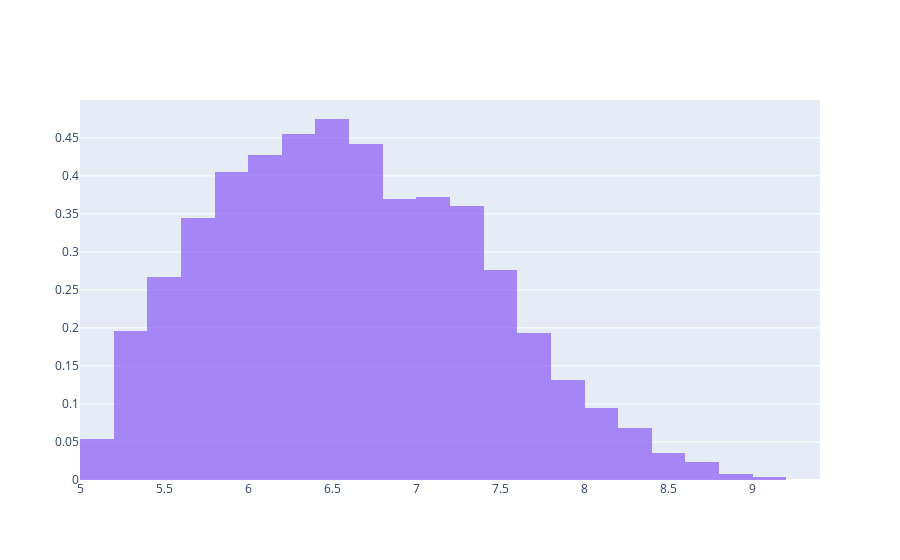

This figure's notebook cell:
### Markdown cell above
Agregar histograma normalizado

### Code cell
fig1.add_trace(go.Histogram(
    x=df['score'],
    nbinsx=30,  # 30 barras
    name='Frecuencia',
    marker_color='#8b5cf6',
    opacity=0.7,
    histnorm='probability density'  # Normalizar para densidad de probabilidad
))

### Figure 1 — Plotly figure (JSON) as saved in the notebook; plotly's stock layout.template omitted (floating-point values rounded to 4 significant figures; data arrays with more than 128 entries replaced by an {"elided": "..."} marker saying what was removed)
{"data": [{"histnorm": "probability density", "marker": {"color": "#8b5cf6"}, "name": "Frecuencia", "nbinsx": 30, "opacity": 0.7, "type": "histogram", "x": {"elided": "14997 float values"}}], "layout": {}}
